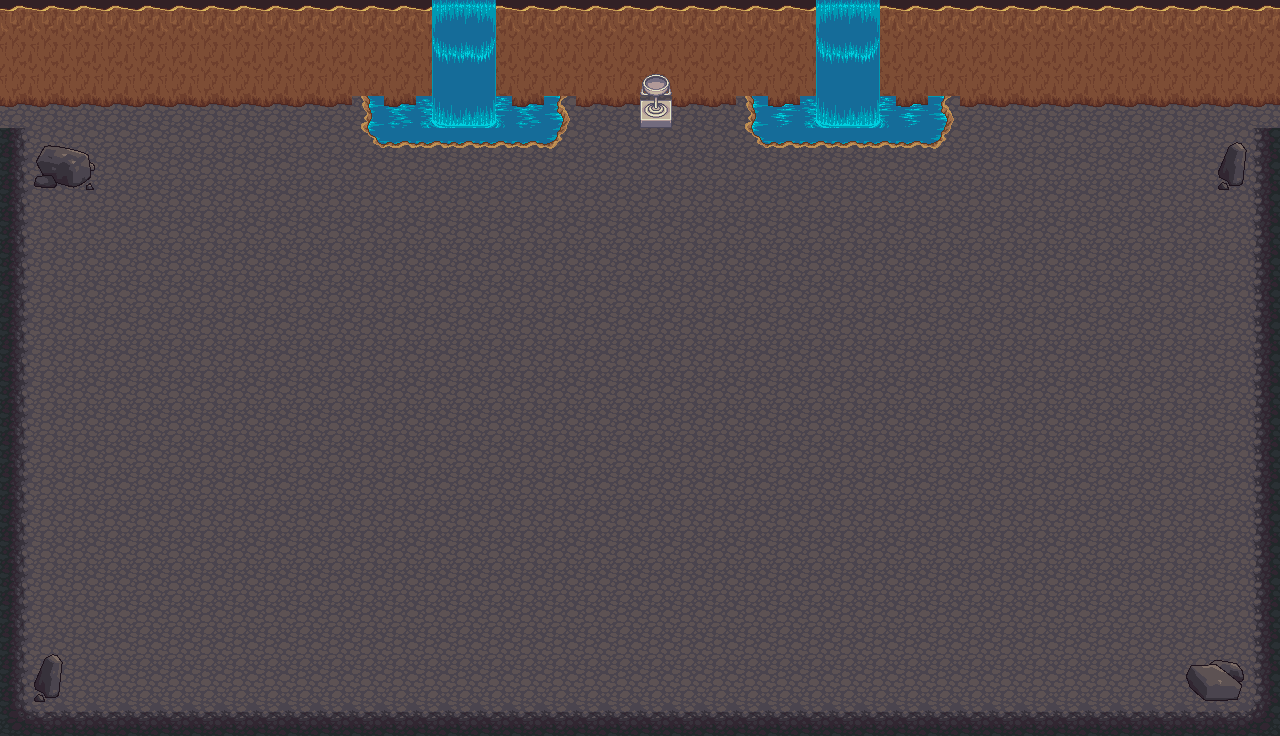

A level layout from a 2D game, rendered from its tile map. Below: a short description, then the map file with tile-grid data replaced by summaries:
An orthogonal 40x23 tile map with 32x32 px tiles, 2 tile layers (Tile Layer 1, Tile Layer 2).

<map version="1.0" tiledversion="1.0.1" orientation="orthogonal" renderorder="right-down" width="40" height="23" tilewidth="32" tileheight="32" nextobjectid="1">
 <tileset firstgid="1" source="Terrain.tsx" />
 <layer name="Tile Layer 1" width="40" height="23">
  <properties>
   <property name="unity:sortingOrder" type="int" value="-100" />
  </properties>
  <data>[920 cells, 920 non-empty, 6 distinct tile ids]</data>
 </layer>
 <layer name="Tile Layer 2" width="40" height="23">
  <properties>
   <property name="unity:sortingOrder" type="int" value="-99" />
  </properties>
  <data>[920 cells, 161 non-empty, 35 distinct tile ids]</data>
 </layer>
</map>
